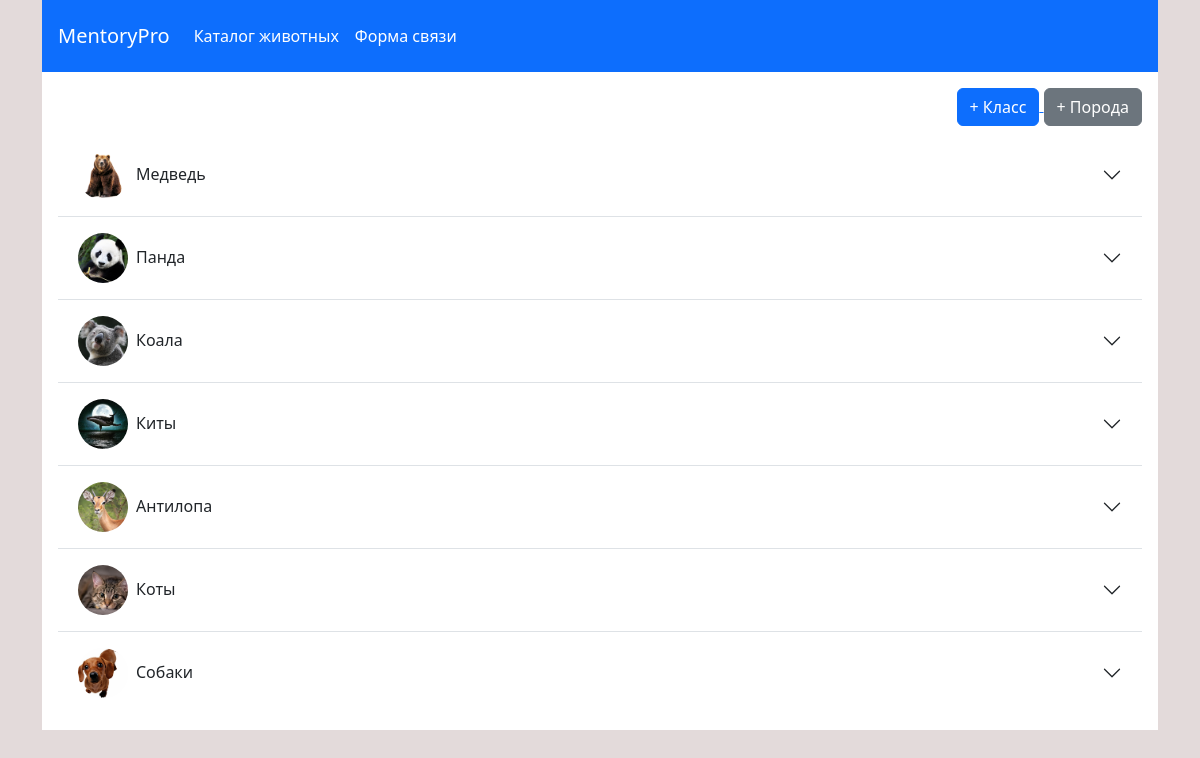
Page /animals/ on the earlier database version.
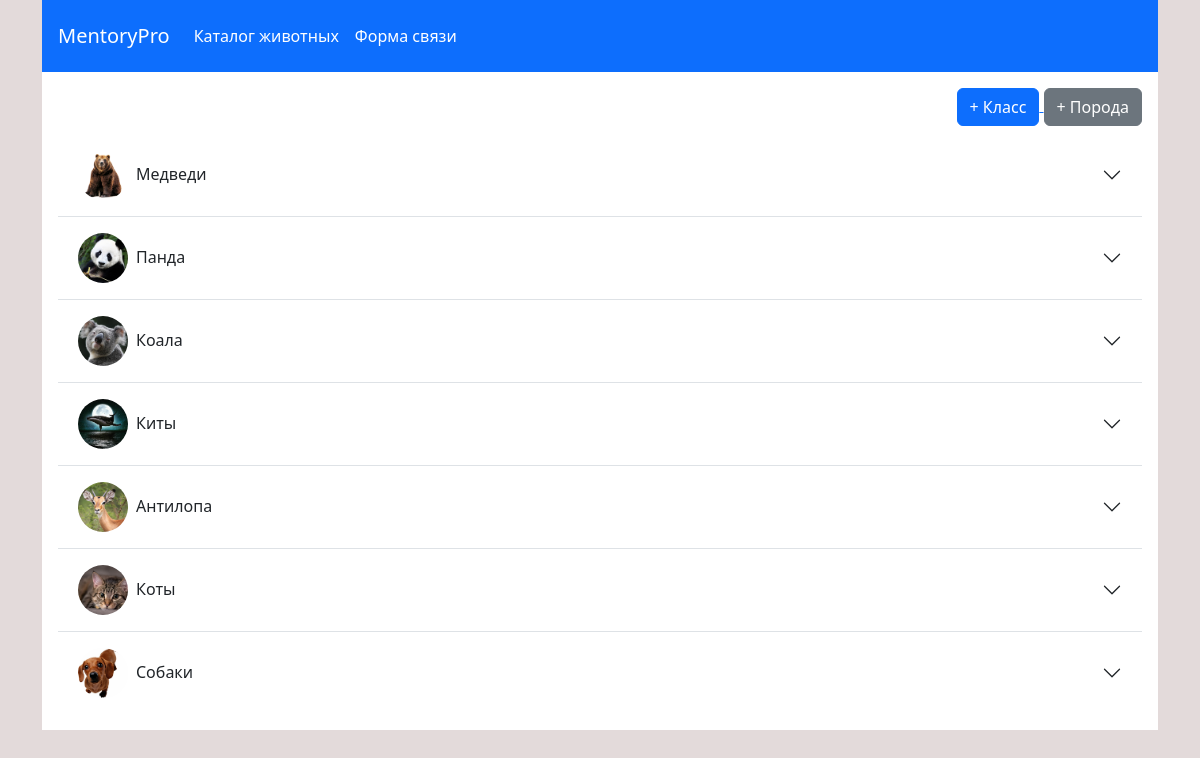
Same page on the later database version.
### animals/models.py (models this page shows, shortened)
class AnimalClass (models.Model):
    title = models.CharField(max_length=100, blank=False, verbose_name='Название класса животных')
    created_at = models.DateTimeField(auto_now_add=True, blank=True, verbose_name='Дата создания')
    updated_at = models.DateTimeField(auto_now=True, blank=True, verbose_name='Дата обновления')
    photo = models.ImageField(upload_to='media/animalClass/%Y/%m/%d', verbose_name='Изображение', blank=True)
    class Meta:
        verbose_name = 'Класс животных'
        verbose_name_plural = 'Класс животных'
        ordering = ['-created_at']

### animals/views.py (the view)
# urls.py: path('', view_animals_list, name='animal_main'),
def view_animals_list(request):
    template = 'animals/animals_mainpage.html'
    animals_list = AnimalClass.objects.all()
    breeds_list = Breeds.objects.all()
    context = {
        'animals_list': animals_list,
        'breeds_list': breeds_list,
    }
    return render(request, template, context)

### animals/templates/animals/animals_mainpage.html (shortened to what this page needs)
{% extends 'base.html' %}
{% load static %}
{% block content %}
<div class="text-end" style="width: 100%">
    <a href="/animals/type/add">
        <button class="btn btn-primary m-0"> + Класс</button>
    </a>
    <a href="/animals/add">
        <button class="btn btn-secondary m-0"> + Порода</button>
    </a>
</div>
<div class="accordion accordion-flush mt-2" id="accordionFlushExample">
    {% for animal in animals_list %}
        <div class="accordion-item">
            <h2 class="accordion-header" id="flush-heading{{ animal.pk }}">
              <button class="accordion-button collapsed" type="button" data-bs-toggle="collapse" data-bs-target="#flush-collapse{{ animal.pk }}" aria-expanded="false" aria-controls="flush-collapse{{ animal.pk }}">
                <img class="rounded-5 me-2" style="width: 50px; height: 50px" src="/media/{{ animal.photo }}"/>{{ animal.title }}
              </button>
            </h2>
        </div>
    {% endfor %}
</div>
{% endblock %}

### templates/base.html (shortened to what this page needs)
{% load static %}
<!doctype html>
<html lang="en">
<head>
    <link href="{% static 'css/bootstrap.css' %}" rel="stylesheet" type="text/css" />
</head>
<body style="background-color: #e3dada">
    <div class="container">
        <nav class="navbar navbar-expand-lg bg-primary p-3">
          <a class="navbar-brand text-white" href="#">MentoryPro</a>
          <div class="collapse navbar-collapse" id="navbarNavAltMarkup">
            <div class="navbar-nav">
              <a class="nav-item nav-link text-white" href="/animals">Каталог животных</a>
              <a class="nav-item nav-link text-white" href="/feedback">Форма связи</a>
            </div>
          </div>
        </nav>
        <div class="bg-white p-3">
        {% block content %}CONTENT{% endblock %}
        </div>
    </div>
</body>
</html>

Differences in the rows shown:
removed AnimalClass: photo (picture), title "Медведь"
added AnimalClass: photo (picture), title "Медведи"
